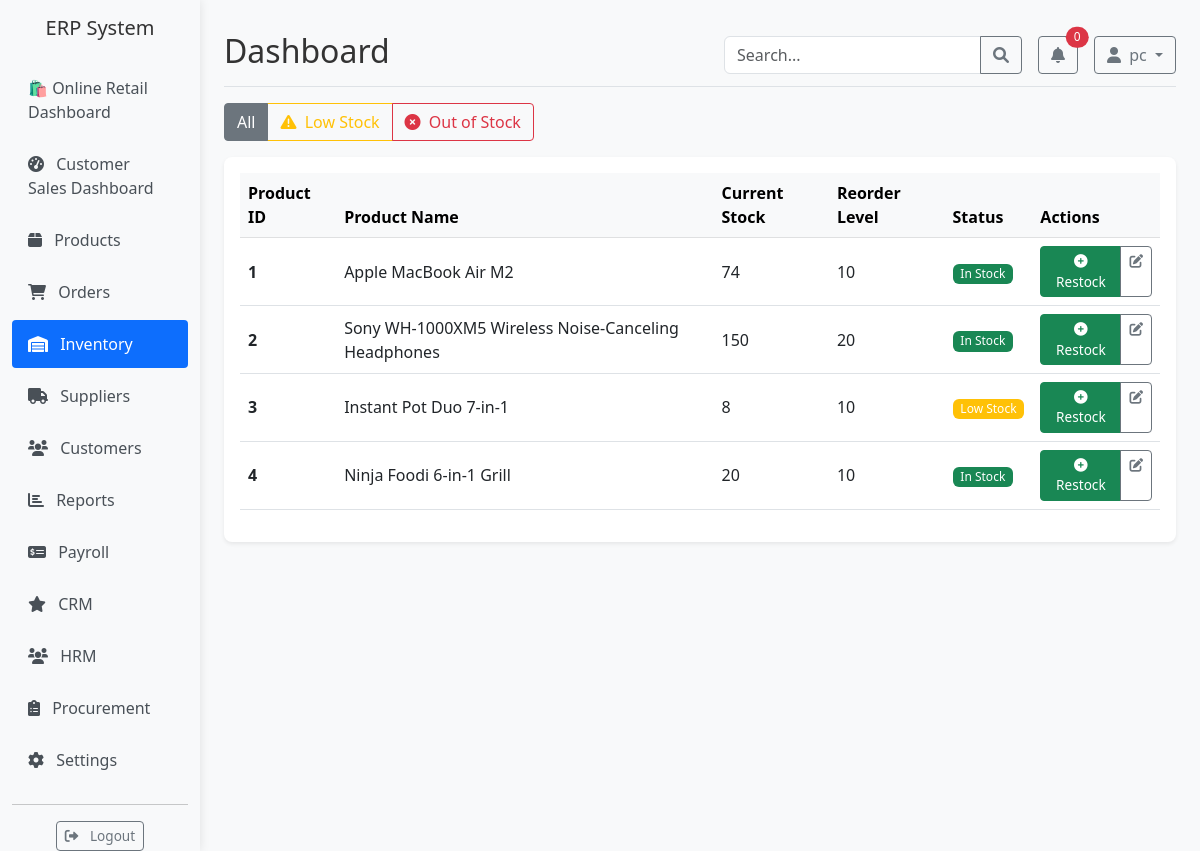
Page /dashboard/inventory/ (signed in) on the committed database.
### shop/models.py (models this page shows, shortened)
class Product(models.Model):
    name = models.CharField(max_length=100)
    description = models.TextField(blank=True, null=True)
    category = models.ForeignKey(Category, on_delete=models.SET_NULL, null=True, related_name='products')
    price = models.DecimalField(max_digits=10, decimal_places=2)
    cost_price = models.DecimalField(max_digits=10, decimal_places=2, blank=True, null=True)
    stock = models.PositiveIntegerField(default=0)
    reorder_level = models.PositiveIntegerField(default=10)
    supplier = models.ForeignKey(Supplier, on_delete=models.SET_NULL, null=True, blank=True, related_name='products')
    image = models.ImageField(upload_to='products/', blank=True, null=True)
    created_at = models.DateTimeField(auto_now_add=True)
    updated_at = models.DateTimeField(auto_now=True)

### shop/views.py (the view)
# urls.py: path('inventory/', views.inventory_list, name='inventory_list'),
@login_required
def inventory_list(request):
    products = Product.objects.all()
    filter_option = request.GET.get('filter')
    if filter_option == 'low_stock':
        products = products.filter(stock__lte=models.F('reorder_level'))
    elif filter_option == 'out_of_stock':
        products = products.filter(stock=0)
    search_query = request.GET.get('search', '')
    if search_query:
        products = products.filter(
            Q(name__icontains=search_query) |
            Q(description__icontains=search_query)
        )
    paginator = Paginator(products, 10)
    page_number = request.GET.get('page')
    page_obj = paginator.get_page(page_number)
    context = {
        'page_obj': page_obj,
        'search_query': search_query,
        'filter_option': filter_option,
    }
    return render(request, 'inventory/list.html', context)

### templates/inventory/list.html (shortened to what this page needs)
{% extends 'base.html' %}
{% load shop_tags %}
{% block content %}
<div class="container-fluid px-0">
    <div class="row mb-3">
        <div class="col-md-8">
            <div class="btn-group" role="group">
                <a href="{% url 'shop:inventory_list' %}" class="btn btn-outline-secondary {% if not filter_option %}active{% endif %}">All</a>
                <a href="{% url 'shop:inventory_list' %}?filter=low_stock" class="btn btn-outline-warning {% if filter_option == 'low_stock' %}active{% endif %}">
                    <i class="fas fa-exclamation-triangle me-1"></i> Low Stock
                </a>
                <a href="{% url 'shop:inventory_list' %}?filter=out_of_stock" class="btn btn-outline-danger {% if filter_option == 'out_of_stock' %}active{% endif %}">
                    <i class="fas fa-times-circle me-1"></i> Out of Stock
                </a>
            </div>
        </div>
    </div>
    <div class="card border-0 shadow-sm">
        <div class="card-body">
            <div class="table-responsive">
                <table class="table table-hover align-middle">
                    <thead class="table-light">
                        <tr>
                            <th scope="col">Product ID</th>
                            <th scope="col">Product Name</th>
                            <th scope="col">Current Stock</th>
                            <th scope="col">Reorder Level</th>
                            <th scope="col">Status</th>
                            <th scope="col">Actions</th>
                        </tr>
                    </thead>
                    <tbody>
                        {% for product in page_obj %}
                        <tr>
                            <th scope="row">{{ product.id }}</th>
                            <td>{{ product.name }}</td>
                            <td>{{ product.stock }}</td>
                            <td>{{ product.reorder_level }}</td>
                            <td>
                                {% if product.stock <= 0 %}
                                    <span class="badge bg-danger">Out of Stock</span>
                                {% elif product.stock <= product.reorder_level %}
                                    <span class="badge bg-warning">Low Stock</span>
                                {% else %}
                                    <span class="badge bg-success">In Stock</span>
                                {% endif %}
                            </td>
                            <td>
                                <div class="btn-group btn-group-sm" role="group">
                                    <a href="{% url 'shop:inventory_restock' product.id %}" class="btn btn-success" title="Restock">
                                        <i class="fas fa-plus-circle"></i> Restock
                                    </a>
                                    <a href="{% url 'shop:product_edit' product.id %}" class="btn btn-outline-secondary" title="Edit Product">
                                        <i class="fas fa-edit"></i>
                                    </a>
                                </div>
                            </td>
                        </tr>
                        {% endfor %}
                    </tbody>
                </table>
            </div>
        </div>
    </div>
</div>
{% endblock %}

### templates/components/header.html (shortened to what this page needs)
<header class="d-flex justify-content-between flex-wrap flex-md-nowrap align-items-center pt-3 pb-2 mb-3 border-bottom">
    <h1 class="h2">{% block header_title %}Dashboard{% endblock %}</h1>
    <div class="d-flex align-items-center">
        <form class="me-3 d-none d-md-flex" action="{% block search_url %}{% endblock %}" method="GET">
            <div class="input-group">
                <input type="text" class="form-control" name="search" placeholder="Search..."
                       value="{{ search_query|default:'' }}">
                <button class="btn btn-outline-secondary" type="submit">
                    <i class="fas fa-search"></i>
                </button>
            </div>
        </form>
        <div class="dropdown me-3">
            <a class="btn btn-outline-secondary position-relative" href="#" role="button" id="notificationsDropdown"
               data-bs-toggle="dropdown" aria-expanded="false">
                <i class="fas fa-bell"></i>
                <span class="position-absolute top-0 start-100 translate-middle badge rounded-pill bg-danger">
                    {{ low_stock_count|default:'0' }}
                </span>
            </a>
        </div>
        <div class="dropdown">
            <a class="btn btn-outline-secondary dropdown-toggle" href="#" role="button" id="userDropdown"
               data-bs-toggle="dropdown" aria-expanded="false">
                <i class="fas fa-user me-1"></i>
                {{ request.user.username }}
            </a>
        </div>
    </div>
</header>

### static/css/main.css (style rules this page uses)
body { font-family: 'Segoe UI', Tahoma, Geneva, Verdana, sans-serif; background-color: #f8f9fa; color: #333; }
a { text-decoration: none; }
.container-fluid { max-width: 1600px; }
.card { border-radius: 0.5rem; box-shadow: 0 0.125rem 0.25rem rgba(0, 0, 0, 0.075); transition: transform 0.3s ease; }
.table th { font-weight: 600; }
.btn { border-radius: 0.25rem; font-weight: 500; }
.btn-group-sm > .btn, .btn-sm { padding: 0.25rem 0.5rem; font-size: 0.85rem; }
.badge { font-weight: 500; padding: 0.35em 0.65em; }

### rows in the picture
Product: id "1", name "Apple MacBook Air M2", stock "74", reorder_level "10", shows "In Stock"
Product: id "2", name "Sony WH-1000XM5 Wireless Noise-Canceling Headphones", stock "150", reorder_level "20", shows "In Stock"
Product: id "3", name "Instant Pot Duo 7-in-1", stock "8", reorder_level "10", shows "Low Stock"
Product: id "4", name "Ninja Foodi 6-in-1 Grill", stock "20", reorder_level "10", shows "In Stock"

### other values in the picture
{{ low_stock_count|default:'0' }} "0"
{{ request.user.username }} "pc"
